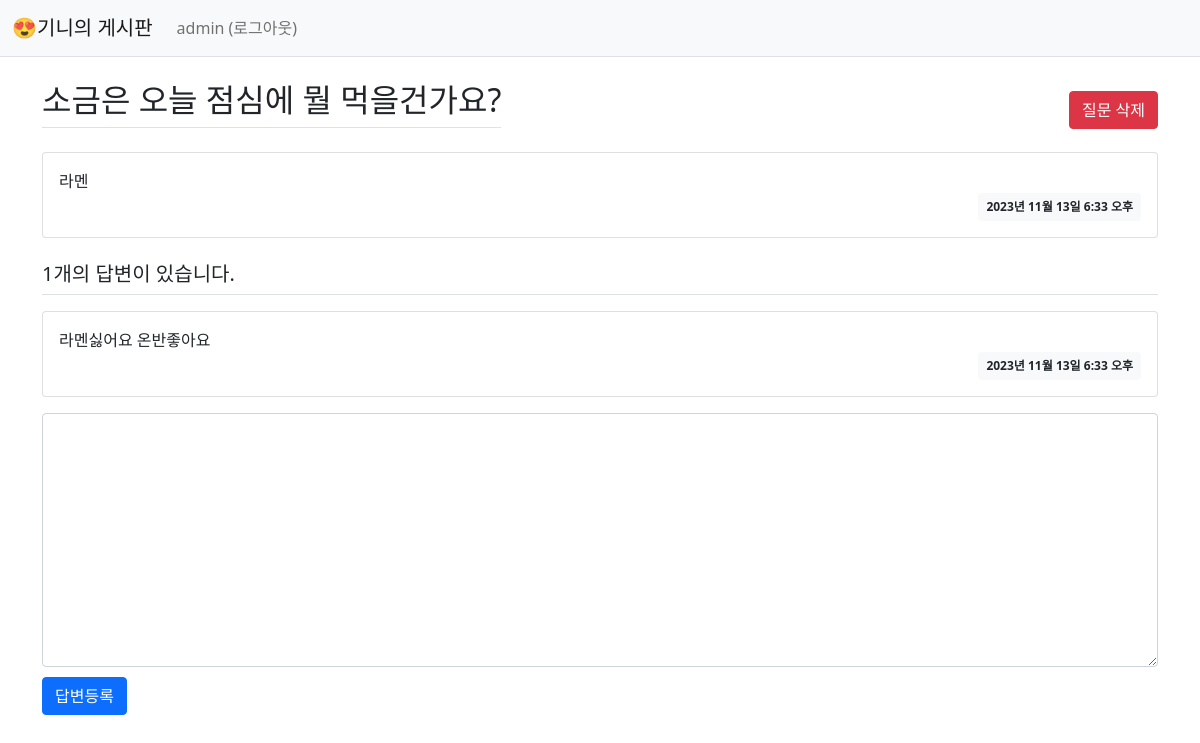
Screenshot of /pybo/1/ (signed in) with the database file from the repository.
### pybo/models.py (models this page shows, shortened)
class Question(models.Model):
    subject = models.CharField(max_length=30)
    content = models.TextField()
    create_date = models.DateTimeField()

class Answer(models.Model):
    question = models.ForeignKey(Question, on_delete=models.CASCADE)
    content = models.TextField()
    create_date = models.DateTimeField()

### pybo/views.py (the view)
# urls.py: path('<int:question_id>/', views.detail, name='detail'),
def detail(request, question_id):
    question = get_object_or_404(Question, pk=question_id)
    context = {'question': question}
    return render(request, 'pybo/question_detail.html', context)

### templates/pybo/question_detail.html (shortened to what this page needs)
{% extends 'base.html' %}
{% block content %}
<div class="container my-3">
    <div class="d-flex justify-content-between align-items-center">
        <h2 class="border-bottom py-2">{{ question.subject }}</h2>
        <form action="{% url 'pybo:question_delete' question.id %}" method="post">
            <input type="submit" value="질문 삭제" class="btn btn-danger">
        </form>
    </div>
    <div class="card my-3">
        <div class="card-body">
            <div class="card-text" style="white-space: pre-line;">{{ question.content }}</div>
            <div class="d-flex justify-content-end">
                <div class="badge bg-light text-dark p-2">
                    {{ question.create_date }}
                </div>
            </div>
        </div>
    </div>
    <h5 class="border-bottom my-3 py-2">{{question.answer_set.count}}개의 답변이 있습니다.</h5>
    {% for answer in question.answer_set.all %}
    <div class="card my-3">
        <div class="card-body">
            <div class="card-text" style="white-space: pre-line;">{{ answer.content }}</div>
            <div class="d-flex justify-content-end">
                <div class="badge bg-light text-dark p-2">
                    {{ answer.create_date }}
                </div>
            </div>
        </div>
    </div>
    {% endfor %}
    <form action="{% url 'pybo:answer_create' question.id %}" method="post" class="my-3" style="margin-bottom: 20px;">
        <div class="form-group">
            <textarea name="content" id="content" class="form-control" rows="10"></textarea>
        </div>
        <input type="submit" value="답변등록" class="btn btn-primary">
    </form>
</div>
{% endblock %}

### templates/navbar.html (shortened to what this page needs)
<nav class="navbar navbar-expand-lg navbar-light bg-light border-bottom">
    <div class="container-fluid">
        <a class="navbar-brand" href="{% url 'pybo:index' %}">😍기니의 게시판</a>
        <div class="collapse navbar-collapse" id="navbarSupportedContent">
            <ul class="navbar-nav me-auto mb-2 mb-lg-0">
                <li class="nav-item">
                    {% if user.is_authenticated %}
                    <a class="nav-link" href="{% url 'common:logout' %}">{{ user.username }} (로그아웃)</a>
                    {% else %}
                    <a class="nav-link" href="{% url 'common:login' %}">로그인</a>
                    {% endif %}
                </li>
            </ul>
        </div>
    </div>
</nav>

### static/style.css (style rules this page uses)
textarea { width:100%; }
input[type=submit] { margin-top:10px; }

### rows the page displays
Question: subject "소금은 오늘 점심에 뭘 먹을건가요?", content "라멘", create_date "2023년 11월 13일 6:33 오후", answer_set.count "1"
Answer: content "라멘싫어요 온반좋아요", create_date "2023년 11월 13일 6:33 오후"

### other values shown
{{ user.username }} "admin"
